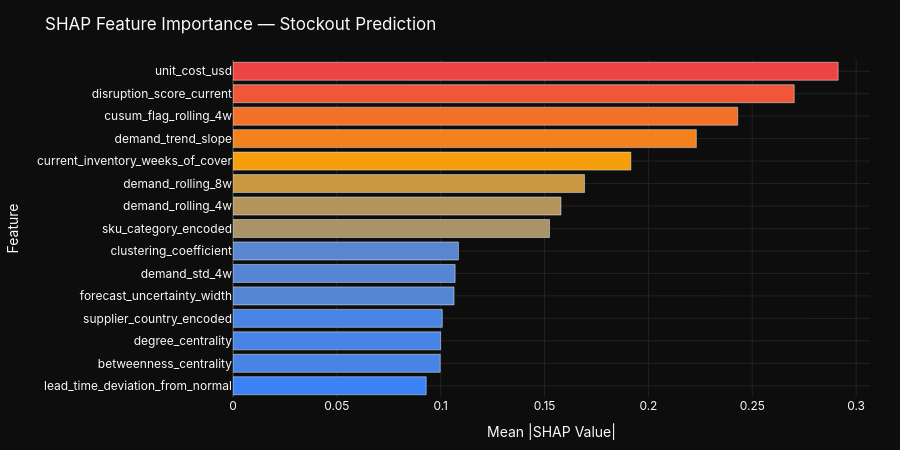

Notebook code for this chart:
### Markdown cell above
## SHAP Analysis

### Code cell
shap_results = compute_shap_values(xgb_results['model'], X_test, feature_names)

if shap_results['shap_values'] is not None:
    fig = create_shap_summary(shap_results['shap_values'], feature_names, shap_results['X_sample'])
    fig.show()

### Figure 1 — Plotly figure (JSON) as saved in the notebook; plotly's stock layout.template omitted (floating-point values rounded to 4 significant figures)
{"data": [{"marker": {"color": [0.09301, 0.09978, 0.09995, 0.1008, 0.1064, 0.1069, 0.1085, 0.1524, 0.1579, 0.1693, 0.1916, 0.2231, 0.243, 0.2702, 0.2914], "colorscale": [[0, "#3B82F6"], [0.5, "#F59E0B"], [1.0, "#EF4444"]]}, "orientation": "h", "type": "bar", "x": [0.09301, 0.09978, 0.09995, 0.1008, 0.1064, 0.1069, 0.1085, 0.1524, 0.1579, 0.1693, 0.1916, 0.2231, 0.243, 0.2702, 0.2914], "y": ["lead_time_deviation_from_normal", "betweenness_centrality", "degree_centrality", "supplier_country_encoded", "forecast_uncertainty_width", "demand_std_4w", "clustering_coefficient", "sku_category_encoded", "demand_rolling_4w", "demand_rolling_8w", "current_inventory_weeks_of_cover", "demand_trend_slope", "cusum_flag_rolling_4w", "disruption_score_current", "unit_cost_usd"]}], "layout": {"font": {"color": "#F9FAFB", "family": "Inter, sans-serif"}, "height": 450, "legend": {"bgcolor": "rgba(0,0,0,0.5)", "bordercolor": "#333", "font": {"color": "#F9FAFB"}}, "margin": {"b": 40, "l": 60, "r": 30, "t": 60}, "paper_bgcolor": "#0D0D0D", "plot_bgcolor": "#0D0D0D", "title": {"text": "SHAP Feature Importance — Stockout Prediction"}, "xaxis": {"gridcolor": "#222222", "title": {"text": "Mean |SHAP Value|"}, "zerolinecolor": "#333333"}, "yaxis": {"gridcolor": "#222222", "title": {"text": "Feature"}, "zerolinecolor": "#333333"}}}
